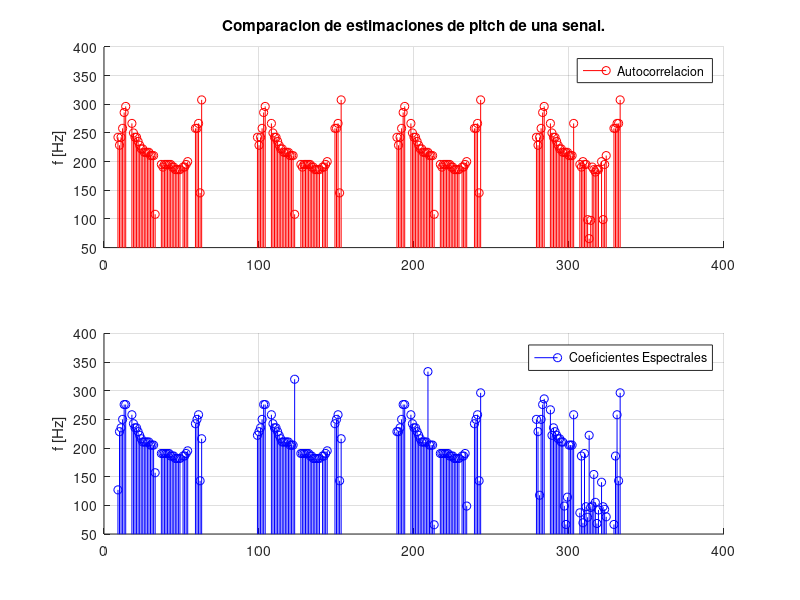

The MATLAB script that drew this image:
#! /usr/bin/octave -qf
1;
clear all;

# Calcula la cantidad de veces que la grafica corta al eje x
function [corta] = count_cortes(S)

    corta = 0;
    
    signo = sign(S);
    banda = signo(1);
    
    for l = 2 : length(S)
        
        if (signo(l))
            if (banda != 0 && (banda == signo(l)*-1))
                corta += 1;
                banda = signo(l);
            else                 
                banda = signo(l);
            endif
        endif
    
    endfor
   
    return;

endfunction

# Le pasas una senal y su frec de muestre, y devuelve el segundo pico mas alto (pitch)
# y la autocorrelacion

function [ pitch ] = pitch_autocorr(S, fm)

    [ autocorr, lag ] = xcorr(S);
    
    # Traducimos el lag en valores de frecuencia
    
    lag_frec = 1 ./ (lag * 1/fm);
    
    # Cuento la cantidad de muestras que voy a ignorar

    m_ceros = runlength(lag_frec >= 50)(1);
    
    # Analizo el maximo dentro del rango humano        
    
    humano = autocorr .* (lag_frec >= 50 & lag_frec <= 400);
    
    [maxvalue, idx] = max(humano);
    
    old_pitch = idx - m_ceros;    
    pitch = 1 / (old_pitch * 1 / fm);

endfunction

# Hace el analisis por estimacion en el Cepstrum

function [ pitch ] = pitch_cepstrum(S, fm)

    y = fft(S);
    c = ifft(log(abs(y)));
    
    N = length(c);
    
    # Al ser simetrica, tomamos la primera mitad
    
    N_2 = floor(N/2);
    
    c_sim = c(1 : N_2);
    
    # fm / muestras => Voy desde 400 Hz en adelante
    
    mfrec_u = 400;    
    start_here = fm / mfrec_u;

    c_considerar = c_sim(start_here : length(c_sim));
    
    # Ahora tomo el valor del pico mas alto (el segundo pico en realidad)
    [maxvalue, idx] = max(c_considerar);
    
    old_pitch = idx + start_here;    
    pitch = 1 / (old_pitch * 1 / fm);
    
    return;

endfunction

# Funcion base, le paso una senal, de voz retorna las estimaciones de pitch y muestra grafica
# La uso para llamarla varias veces con senales contaminadas con ruido

function [pitch_a, pitch_c, booleano] = analizar_pitchs(voice, fm, booleano = [], plotear = false)

    Tm = 1/fm;

    N = length(voice);

    tiempo = 0 : Tm : N * Tm - Tm;

    if (length(booleano) == 0)
        no_tengo_booleano = true;
    else 
        no_tengo_booleano = false;
    endif

    # Ventana de Hamming
    a0 = 0.53836;
    a1 = 0.46164;

    # Tamano de ventana en muestras (Tm * msec)
    msec = 30e-3;
    h_size = fm * msec;

    n = 0 : h_size - 1;
        
    v_hamming = a0 - a1 * cos((2 * pi * n) / (N - 1));

    # Estimacion de pitch 

    for M = 1 : N / h_size

        # Corto en segmentos la senal

        muestras(M, :) = voice((h_size * M - h_size + 1) : (h_size * M));
        
        # Me fijo cuantas veces corta el eje x #
        
        corta(M) = count_cortes(muestras(M,:));
        
        # Si tengo el booleano, ni me caliento

        if (no_tengo_booleano)

            # Booleano que separa las sordas de las sonoras (1: sonoro, 0: sordo)
            
            max_frec_admitida = 90;
            min_ener_admitida = 0.1;        
            
            if ( corta(M) > max_frec_admitida || max(xcorr(muestras(M, :))) < min_ener_admitida)        
                booleano(M) = 0;            
            else 
                booleano(M) = 1;       
            endif  
        
        endif
        
        # Hago las estimaciones si es sonora        
        
        if (booleano(M))
        
            pitch_a(M) = pitch_autocorr(muestras(M, :), fm);            
            pitch_c(M) = pitch_cepstrum(muestras(M, :), fm);
        
        else 
            
            pitch_c(M) = pitch_a(M) = 0;
        
        endif                          
        
    endfor

    # Muestro una grafica 3D con ambas estimaciones de pitch (azul cepstrum, rojo autocorrelacion)

    N = length(pitch_a);    
    x = 0 : N - 1;
    
    if (plotear)
        clf; 
        stem3(x, zeros(1, N), pitch_c, 'b'); 
        hold on; 
        stem3(x, ones(1, N), pitch_a, 'r');
        hold off;
    endif
    
    return;
    
endfunction

# Le pasamos una senial, su fm, y una cantidad de ruido en db, devuelve la senial contaminada

function [ contaminada ] = add_noise(senial, fm, db)
    
    Tm = 1/fm;
    
    ini = 0;
    fin = length(senial) * Tm;

    t = ini : Tm : fin - Tm;
    N = length(t);
    
    var_ruido = 0.1;
    ruido = -var_ruido + rand(1, length(t)) * (var_ruido * 2);

    potencia_senial = 1/N * sum(senial.^2);
    potencia_ruido = 1/N * sum(ruido.^2);
    
    alpha = sqrt(potencia_senial / ( potencia_ruido * 10^(db / 10)));
    contaminada = senial + ruido * alpha;

    return;

endfunction

##################################################################################################
# SCRIPT

# Como se llama el mar que bana a Valencia?
voice = load("sent.txt")';

fm = 8000;

[ pitch_a(1, :), pitch_c(1, :), booleano ] =analizar_pitchs(voice, fm);

# Analicemos los casos con ruido

voice_0db = add_noise(voice, fm, 0);
voice_20db = add_noise(voice, fm, 20);
voice_50db = add_noise(voice, fm, 50);

[pitch_a(2, :), pitch_c(2, :)] = analizar_pitchs(voice_50db, fm, booleano);
[pitch_a(3, :), pitch_c(3, :)] = analizar_pitchs(voice_20db, fm, booleano);
[pitch_a(4, :), pitch_c(4, :)] = analizar_pitchs(voice_0db, fm, booleano);

x = 1 : length(pitch_a);
N = length(x);

clf;

subplot(211);
hold on;
stem(x + N*0, pitch_a(1,:), 'r');
stem(x + N*1, pitch_a(2,:), 'r');
stem(x + N*2, pitch_a(3,:), 'r');
stem(x + N*3, pitch_a(4,:), 'r');
legend("Autocorrelacion");
ylabel('f [Hz]'); grid();
ylim([50, 400]);
hold off;

title("Comparacion de estimaciones de pitch de una senal.");

subplot(2, 1, 2);
hold on;
stem(x + N*0, pitch_c(1,:), 'b');
stem(x + N*1, pitch_c(2,:), 'b');
stem(x + N*2, pitch_c(3,:), 'b');
stem(x + N*3, pitch_c(4,:), 'b');
legend("Coeficientes Espectrales");
ylabel('f [Hz]'); grid();
ylim([50, 400]);
hold off;

pause;
